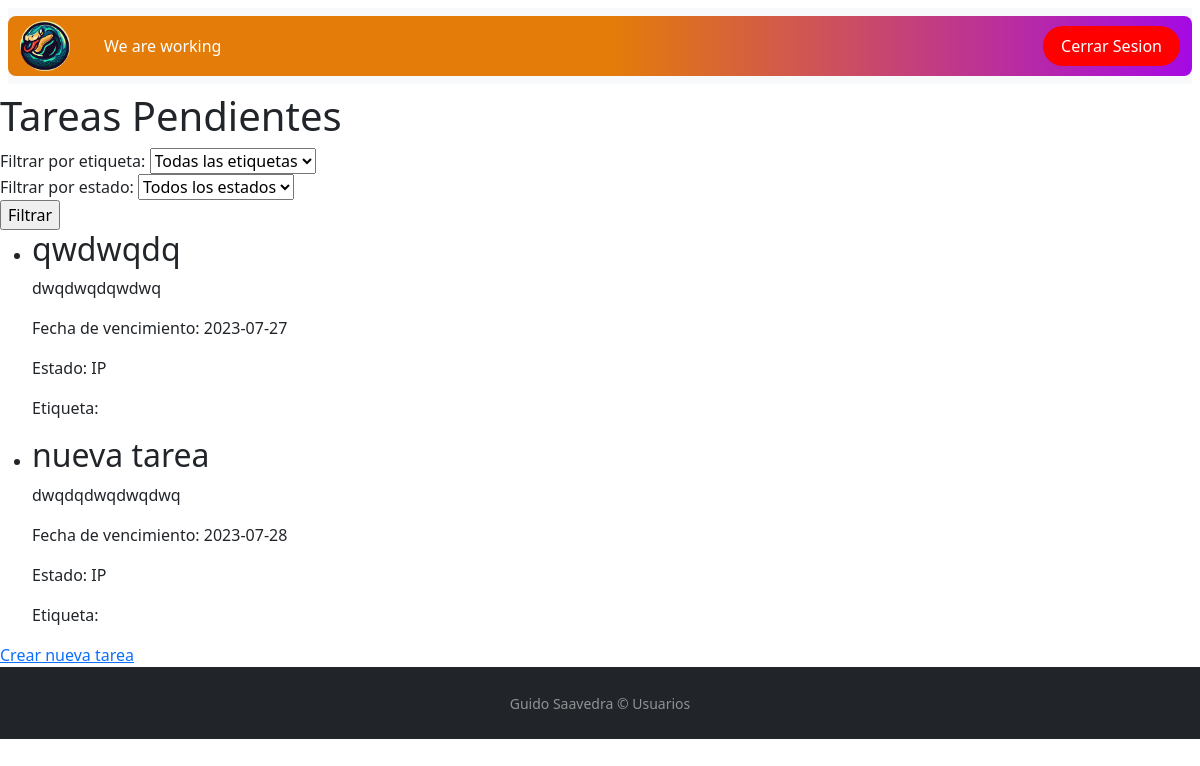
The app's page / (signed in), older data.
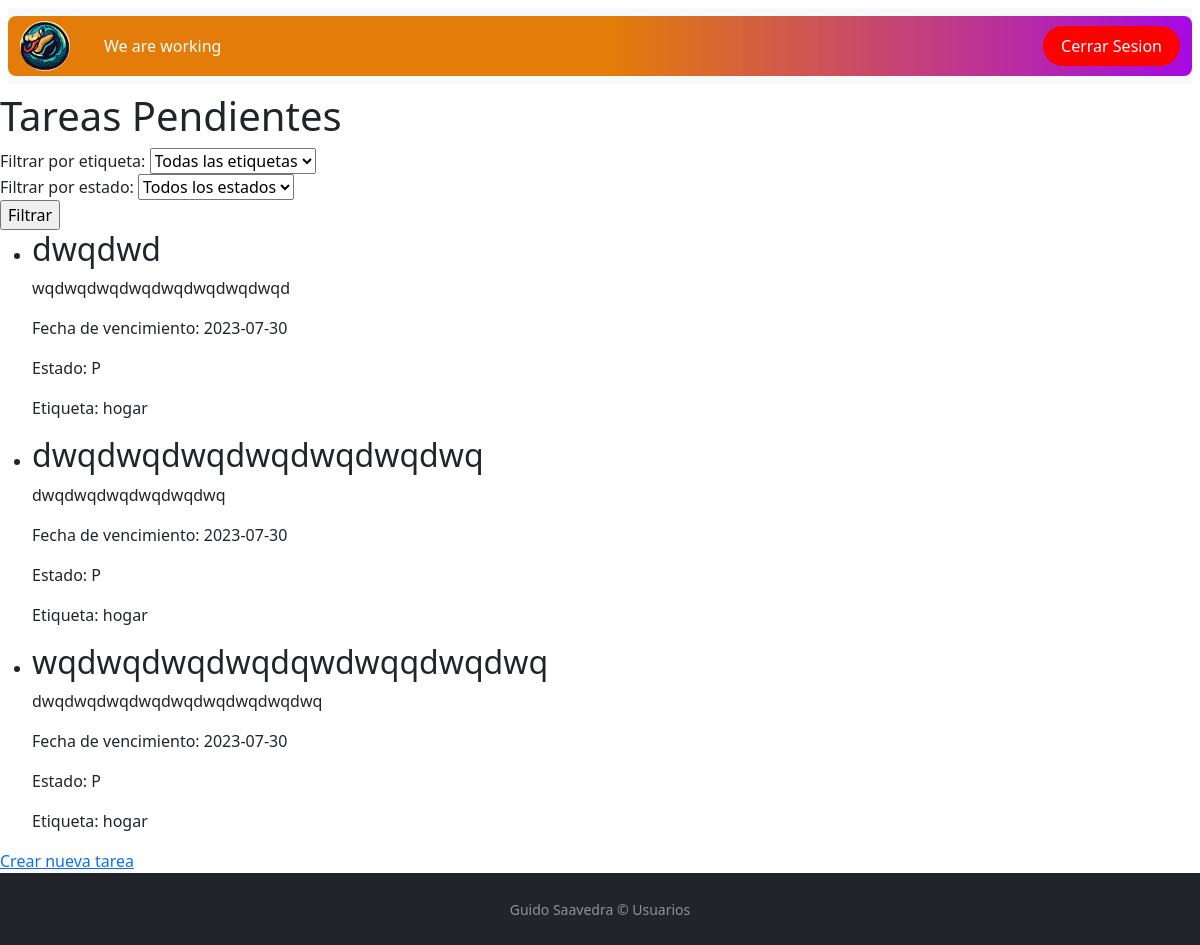
The same page, newer data.
### principal/models.py (models this page shows)
class Task(models.Model):
    user = models.ForeignKey(User, on_delete=models.CASCADE)
    title = models.CharField(max_length=100)
    description = models.TextField()
    due_date = models.DateTimeField(default=datetime.now)
    STATUS_CHOICES = (
        ('P', 'Pendiente'),
        ('IP', 'En progreso'),
        ('C', 'Completada'),
    )
    status = models.CharField(max_length=2, choices=STATUS_CHOICES)
    label = models.ForeignKey('Label', on_delete=models.CASCADE)

class Label(models.Model):
    nombre = models.CharField(max_length=100)
    descripcion = models.TextField()
    def __str__(self):
        return self.nombre

### principal/views.py (the view)
# urls.py: path('', TaskListView.as_view(), name='pagina_principal'),
class TaskListView(LoginRequiredMixin, ListView):
    model = Task
    template_name = 'pagina_principal.html'
    context_object_name = 'tareas'
    def get_queryset(self):
        queryset = super().get_queryset()
        return queryset.order_by('due_date')
    def get_context_data(self, **kwargs):
        context = super().get_context_data(**kwargs)
        context['tareas'] = self.get_queryset().filter(status__in=['IP', 'P'])
        return context

### principal/templates/pagina_principal.html (shortened to what this page needs)
{% extends 'base.html' %}
{% load static %}
{% block contenido %}
    <h1>Tareas Pendientes</h1>
    <form method="GET" action="{% url 'pagina_principal' %}">
        <label for="etiqueta">Filtrar por etiqueta:</label>
        <select name="etiqueta" id="etiqueta">
            <option value="">Todas las etiquetas</option>
        </select>
        <br>
        <label for="estado">Filtrar por estado:</label>
        <select name="estado" id="estado">
            <option value="">Todos los estados</option>
        </select>
        <br>
        <input type="submit" value="Filtrar">
    </form>
    <ul>
        {% for tarea in tareas %}
            <li>
                <h2>{{ tarea.title }}</h2>
                <p>{{ tarea.description }}</p>
                <p>Fecha de vencimiento:
                {{ tarea.due_date|date:'Y-m-d' }}
                </p>
                <p>Estado: {{ tarea.status }}</p>
                <p>Etiqueta: {{ tarea.label }}</p>
            </li>
        {% empty %}
            <li>No hay tareas pendientes.</li>
        {% endfor %}
    </ul>
    <a href="{% url 'crear_tarea' %}">Crear nueva tarea</a>
{% endblock %}

Row changes from the older to the newer data that the page shows:
no longer on this page (row edited): Task: title "qwdwqdq", description "dwqdwqdqwdwq", due_date "2023-07-27", status "IP"
removed Task: title "nueva tarea", description "dwqdqdwqdwqdwq", due_date "2023-07-28", status "IP"
added Task: title "dwqdwd", description "wqdwqdwqdwqdwqdwqdwqdwqd", due_date "2023-07-30", status "P", label "hogar"
added Task: title "dwqdwqdwqdwqdwqdwqdwq", description "dwqdwqdwqdwqdwqdwq", due_date "2023-07-30", status "P", label "hogar"
added Task: title "wqdwqdwqdwqdqwdwqqdwqdwq", description "dwqdwqdwqdwqdwqdwqdwqdwqdwq", due_date "2023-07-30", status "P", label "hogar"
